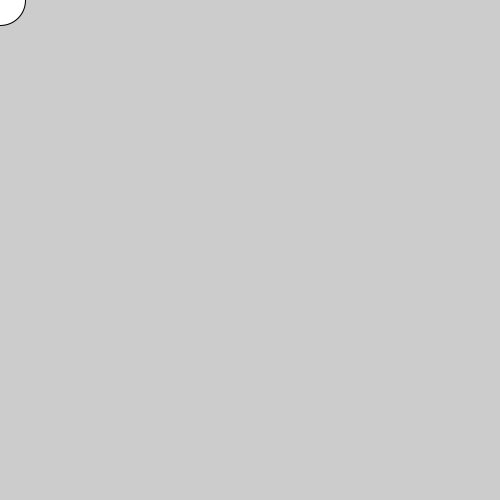
Frame 1 (no input)
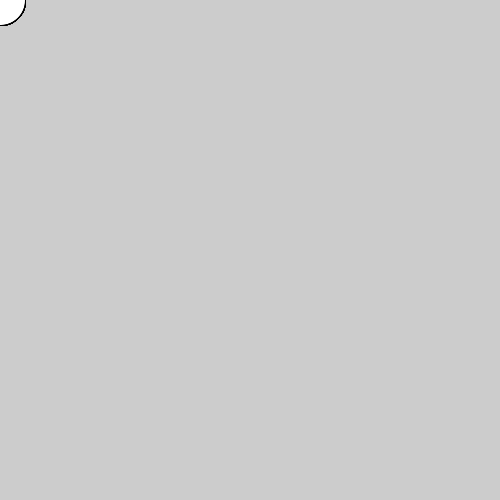
Frame 60 (the mouse pressed at the canvas centre just before this capture)
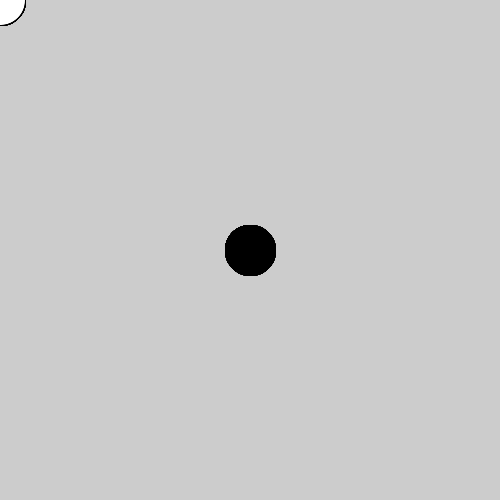
Frame 120 (the mouse held since frame 60 and released just before this capture)

The Processing sketch that drew these frames (run headless with seeded random() and noise(); from frame 60 on, the mouse is pressed at the canvas centre):

// Processing sketch: processing_126122
// ── processing_126122.pde

void setup() {
  size(500, 500);
  smooth();
}

void draw()  {
  if (mousePressed) {
    fill(0);
  } else {
    fill(255);
  }
  ellipse(mouseX, mouseY, 50, 50);
}
